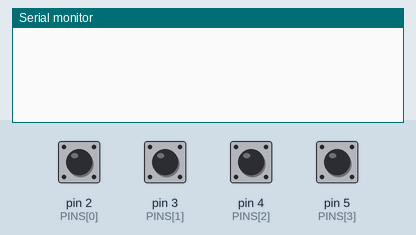
The sketch below on a simulated SparkFun Pro Micro, built with avr-gcc and run on an emulated ATmega32U4. On the bench: the last lines printed to the serial monitor. Inputs (shaded band) come from the test bench; at power-on: pin 2 (PINS[0]), pin 3 (PINS[1]), pin 4 (PINS[2]), pin 5 (PINS[3]) HIGH.

Above: at 2.4 s.
2.5 s: pin 2 (PINS[0]) pulled LOW for 0.15 s
At 3.7 s:
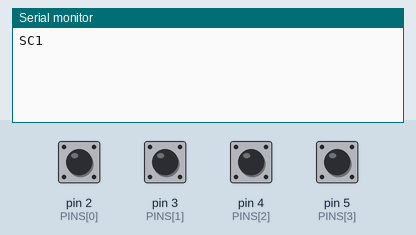
4.1 s: pin 3 (PINS[1]) pulled LOW for 0.15 s
At 4.9 s:
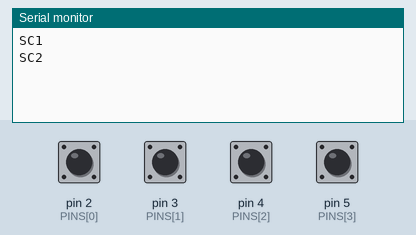
5.7 s: pin 4 (PINS[2]) pulled LOW for 0.15 s
At 6.1 s:
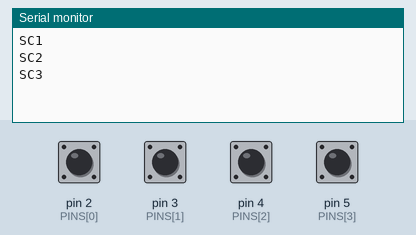
7.3 s: pin 5 (PINS[3]) pulled LOW for 0.15 s
At 8.6 s:
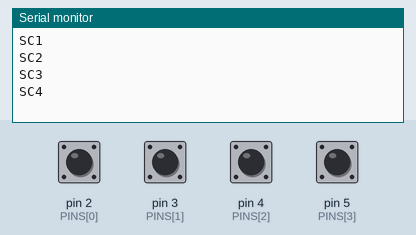
Timing chart, 0 to 9.9 s (numbered marks = the images above; inputs shaded):
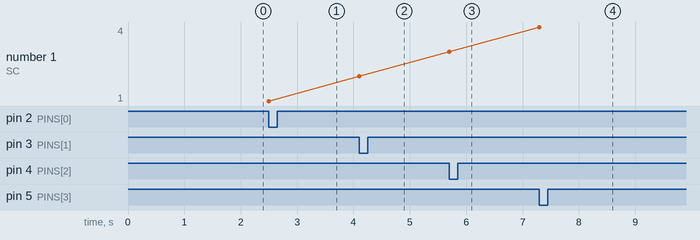

Measured:
- after the input at 2.5 s, the serial monitor: prints a new line at once (image 1)
- after the input at 4.1 s, the serial monitor: prints a new line at once (image 2)
- after the input at 5.7 s, the serial monitor: prints a new line at once (image 3)
- after the input at 7.3 s, the serial monitor: prints a new line at once (image 4)
- plotted number 1: 1 → 2 after the input at 4.1 s, 2 → 3 after the input at 5.7 s, 3 → 4 after the input at 7.3 s

The sketch:

arduino.ino
```cpp
// Pro Micro: 4 boutons -> messages série pour OBS
const uint8_t PINS[4] = {2,3,4,5};
const char* MSGS[4] = {"SC1","SC2","SC3","SC4"};
const unsigned long DEBOUNCE=35;
const unsigned long BOOT_DELAY=1200;
int lastS[4]; unsigned long lastT[4];

void setup(){
  for(int i=0;i<4;i++){ pinMode(PINS[i], INPUT_PULLUP); lastS[i]=HIGH; lastT[i]=0; }
  delay(BOOT_DELAY);
  Serial.begin(115200);
}

void loop(){
  unsigned long now=millis();
  for(int i=0;i<4;i++){
    int s=digitalRead(PINS[i]);
    if(s!=lastS[i] && (now-lastT[i])>DEBOUNCE){
      lastT[i]=now;
      if(s==LOW){ Serial.println(MSGS[i]); }  // appui
      lastS[i]=s;
    }
  }
}
```
